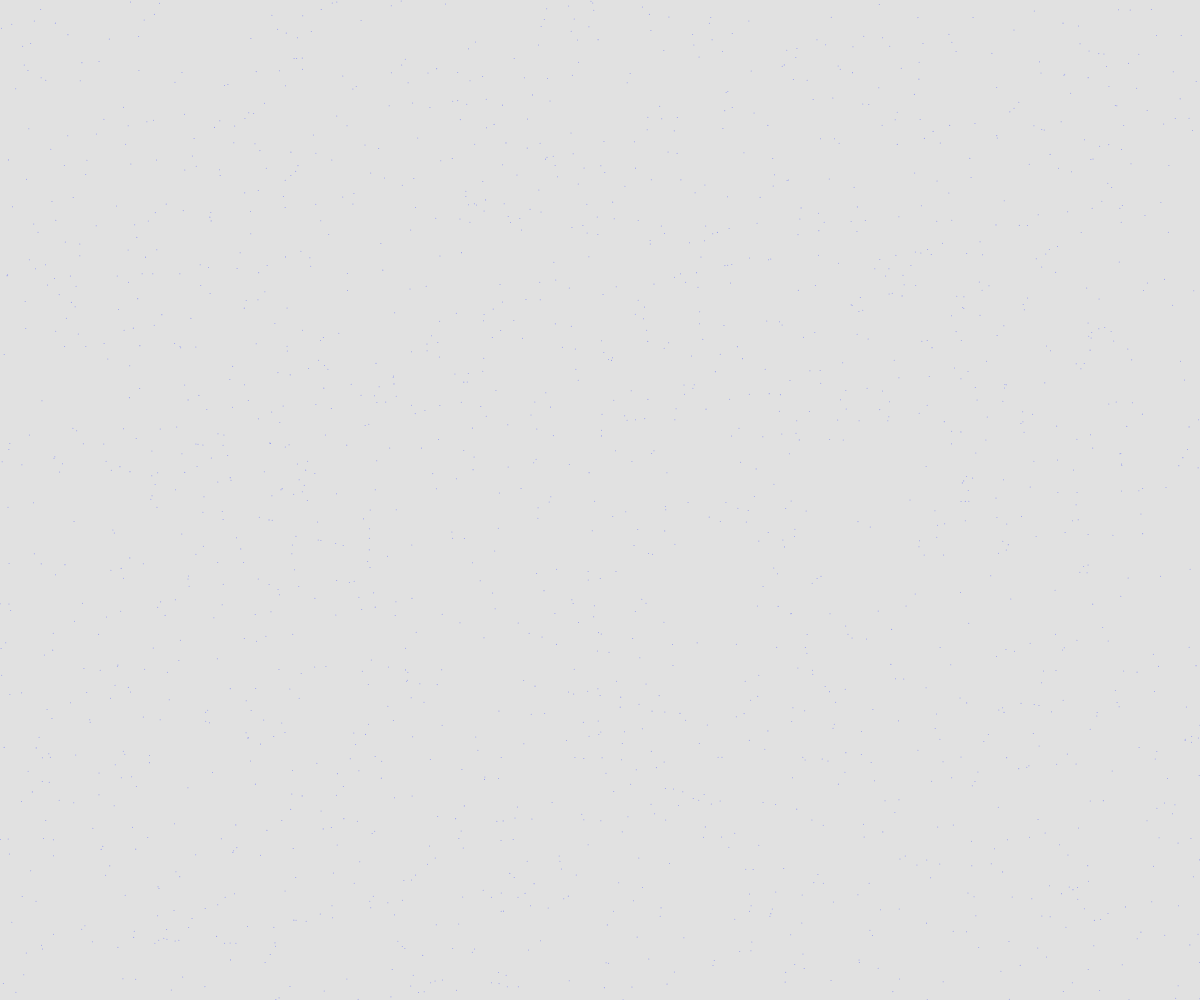
Frame 1 (no input)
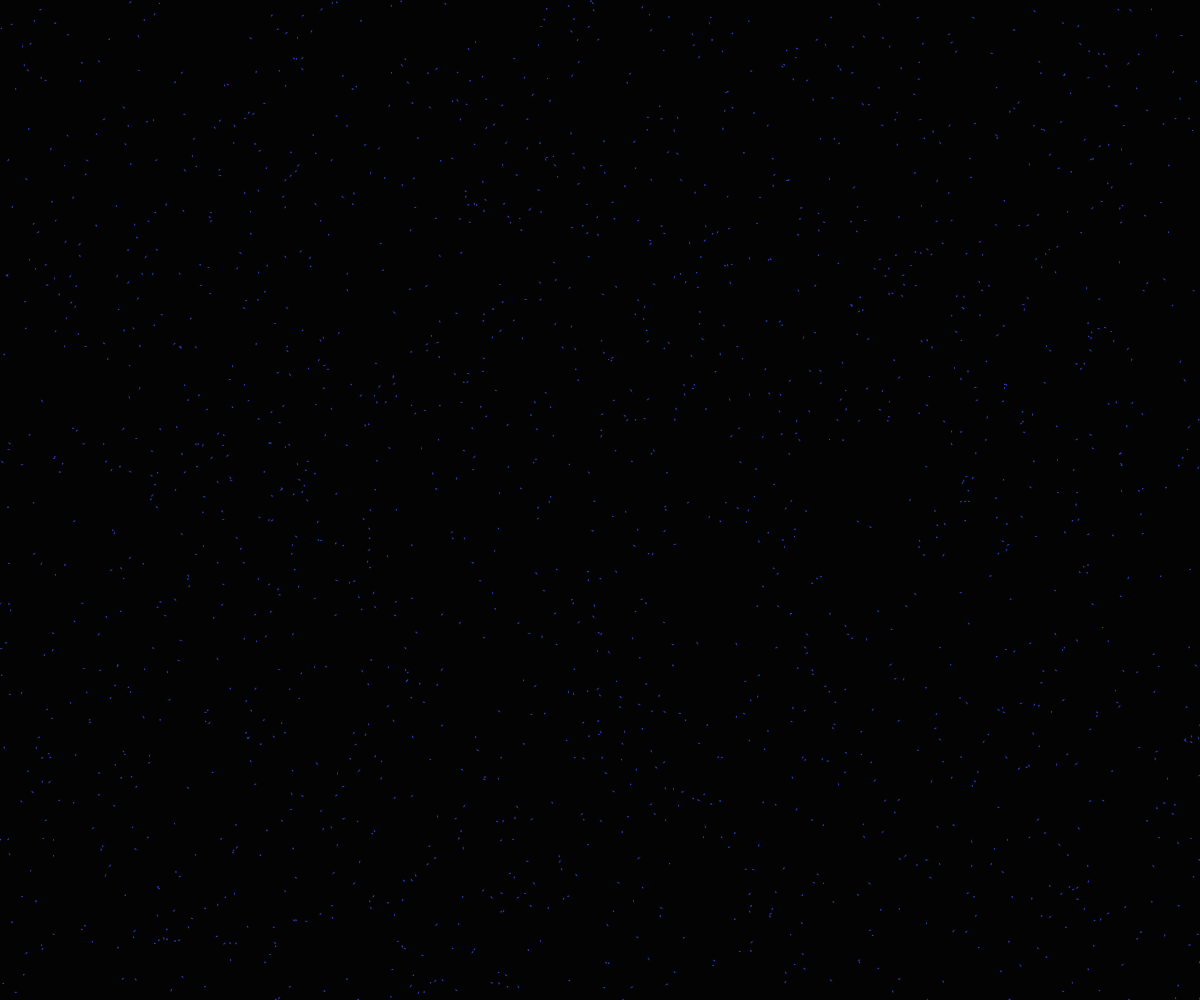
Frame 60 (no input)
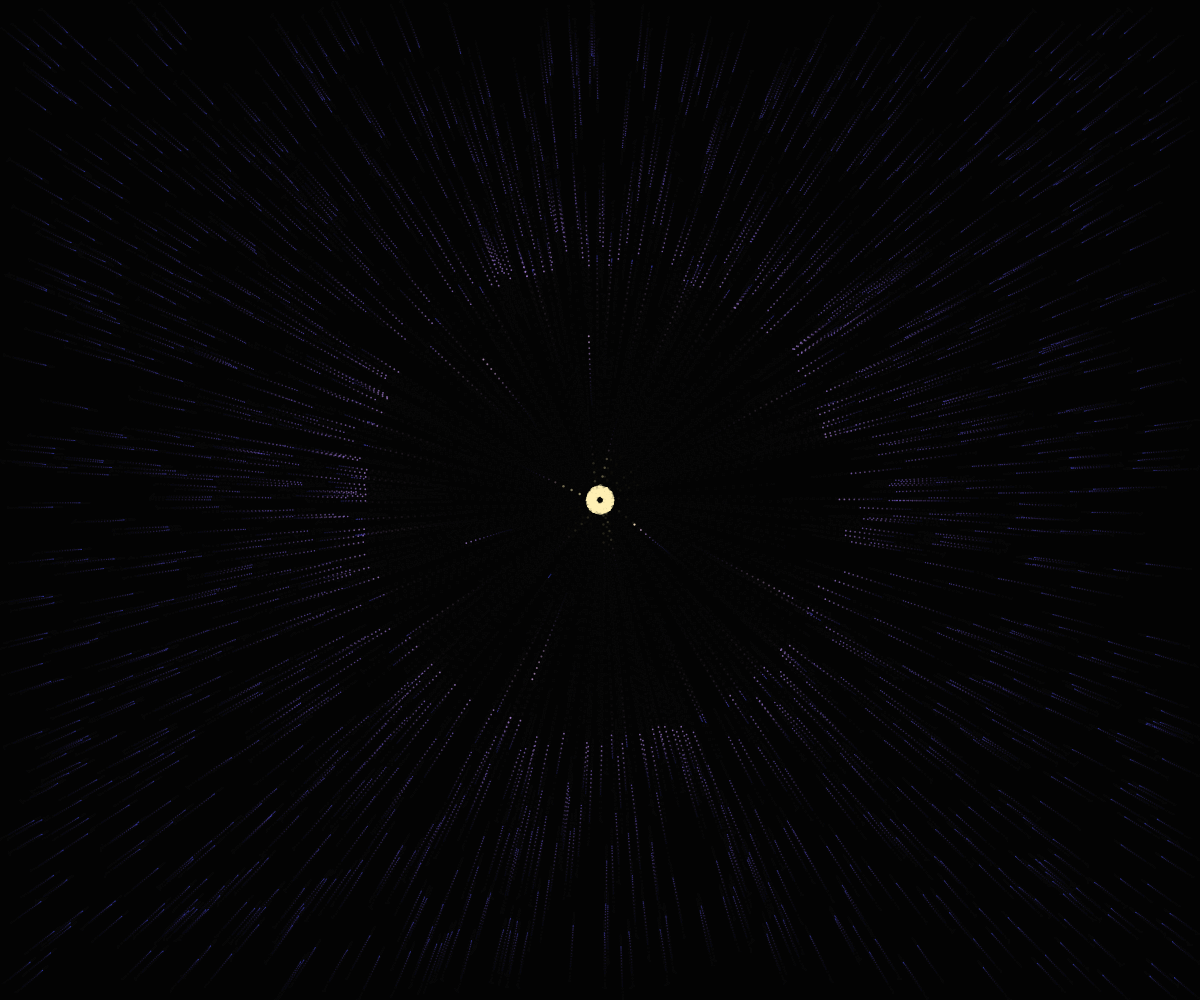
Frame 120 (the mouse pressed at the canvas centre since frame 60)

The p5.js sketch that drew these frames (run headless with seeded random() and noise() and a simulated clock; from frame 60 on, the mouse is pressed at the canvas centre):

// p5.js sketch
// ── sketch.js
const N_PTS  = 1800;  
const G_MOUSE = 420; 
const G_HOME  = 0.025;
const DAMPING = 0.978;
const MAX_V   = 9;    

let pts = [];

function setup() {
  createCanvas(windowWidth, windowHeight);
  pixelDensity(1);
  initParticles();
}

function initParticles() {
  pts = [];
  for (let i = 0; i < N_PTS; i++) {
    let x = random(width), y = random(height);
    pts.push({
      x, y,
      hx: x, hy: y,                      
      vx: random(-0.4, 0.4),
      vy: random(-0.4, 0.4)
    });
  }
}

function draw() {
  background(0, 30);  
  let mx = mouseX, my = mouseY;
  let inCanvas = mx > 0 && mx < width && my > 0 && my < height;

  for (let pt of pts) {
    if (inCanvas) {
      let dx = mx - pt.x, dy = my - pt.y;
      let d2 = dx * dx + dy * dy;
      let d  = sqrt(d2);

      if (d > 1) {
        let f = G_MOUSE / (d2 + 200); 
        pt.vx += f * dx;
        pt.vy += f * dy;

        pt.vx += (-dy / d) * f * 3.5;
        pt.vy += ( dx / d) * f * 3.5;
      }
    }

    pt.vx += (pt.hx - pt.x) * G_HOME;
    pt.vy += (pt.hy - pt.y) * G_HOME;

    pt.vx *= DAMPING;
    pt.vy *= DAMPING;

    let spd = sqrt(pt.vx * pt.vx + pt.vy * pt.vy);
    if (spd > MAX_V) {
      pt.vx = (pt.vx / spd) * MAX_V;
      pt.vy = (pt.vy / spd) * MAX_V;
    }

    pt.x += pt.vx;
    pt.y += pt.vy;

    let s = constrain(spd / MAX_V, 0, 1);
    let r = lerp( 60, 255, s);
    let g = lerp( 80, 240, s * s);
    let b = lerp(180, 255, 1 - s);
    stroke(r, g, b, map(s, 0, 1, 120, 255));
    strokeWeight(map(s, 0, 1, 1, 2.4));
    point(pt.x, pt.y);
  }
}

function windowResized() {
  resizeCanvas(windowWidth, windowHeight);
  initParticles();
}
